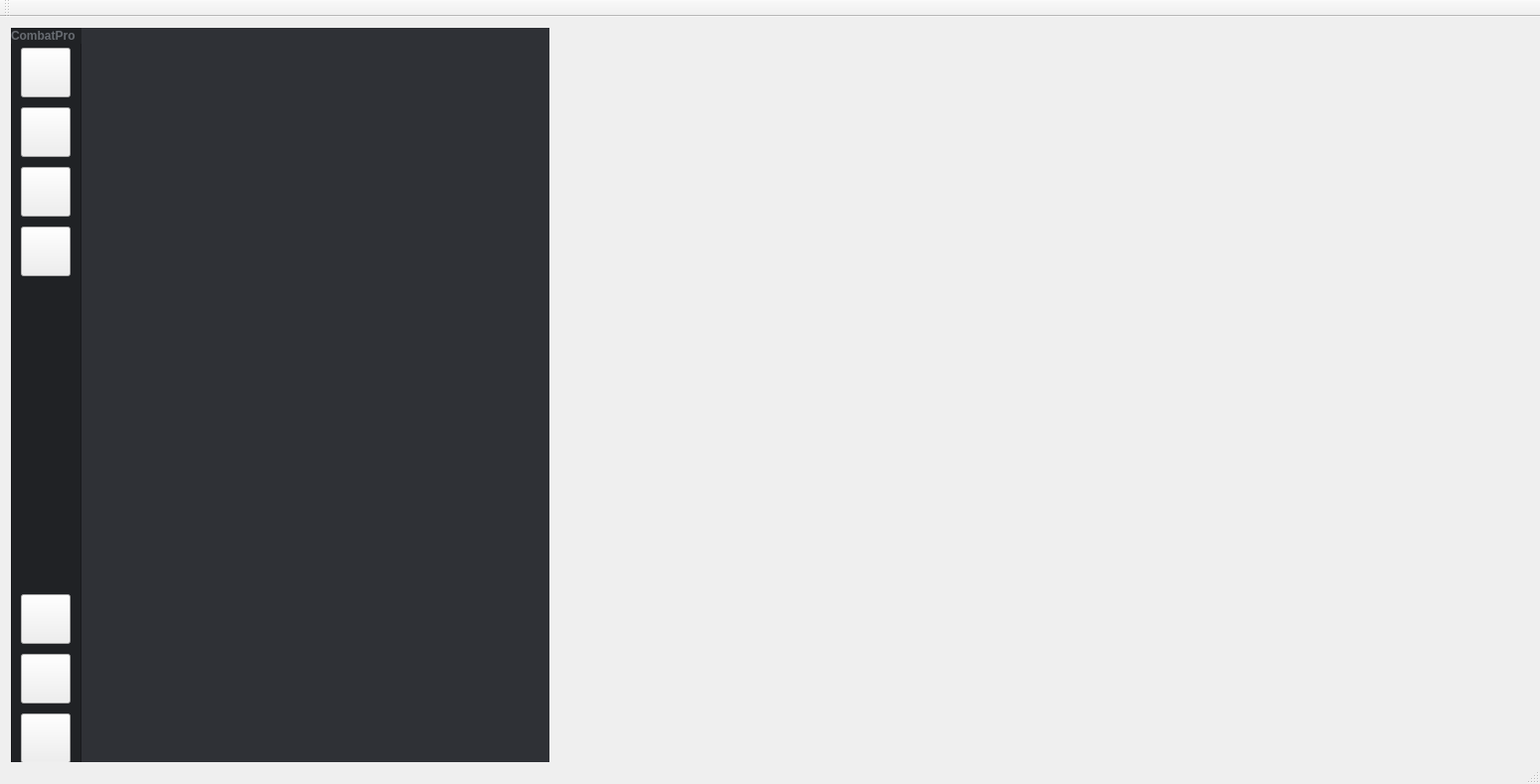
<?xml version="1.0" encoding="UTF-8"?>
<ui version="4.0">
 <class>MainWindow</class>
 <widget class="QMainWindow" name="MainWindow">
  <property name="geometry">
   <rect>
    <x>0</x>
    <y>0</y>
    <width>1550</width>
    <height>789</height>
   </rect>
  </property>
  <property name="windowTitle">
   <string>CombatPro</string>
  </property>
  <widget class="QWidget" name="centralWidget">
   <widget class="QCustomPlot" name="graph" native="true">
    <property name="geometry">
     <rect>
      <x>540</x>
      <y>0</y>
      <width>1011</width>
      <height>761</height>
     </rect>
    </property>
    <layout class="QGridLayout" name="gridLayout_2"/>
   </widget>
   <widget class="QWidget" name="layoutWidget">
    <property name="geometry">
     <rect>
      <x>0</x>
      <y>0</y>
      <width>662</width>
      <height>761</height>
     </rect>
    </property>
    <layout class="QHBoxLayout" name="horizontalLayout">
     <property name="spacing">
      <number>0</number>
     </property>
     <property name="rightMargin">
      <number>119</number>
     </property>
     <property name="bottomMargin">
      <number>1</number>
     </property>
     <item>
      <widget class="QFrame" name="btn_frame">
       <property name="minimumSize">
        <size>
         <width>71</width>
         <height>0</height>
        </size>
       </property>
       <property name="maximumSize">
        <size>
         <width>71</width>
         <height>16777215</height>
        </size>
       </property>
       <property name="styleSheet">
        <string notr="true">QFrame {
		background-color: rgb(32, 34, 37);
}</string>
       </property>
       <property name="frameShape">
        <enum>QFrame::StyledPanel</enum>
       </property>
       <property name="frameShadow">
        <enum>QFrame::Raised</enum>
       </property>
       <widget class="QToolButton" name="read_in_btn">
        <property name="geometry">
         <rect>
          <x>10</x>
          <y>200</y>
          <width>50</width>
          <height>50</height>
         </rect>
        </property>
        <property name="minimumSize">
         <size>
          <width>50</width>
          <height>50</height>
         </size>
        </property>
        <property name="maximumSize">
         <size>
          <width>50</width>
          <height>50</height>
         </size>
        </property>
        <property name="styleSheet">
         <string notr="true">QToolButton { 
           image: url(:/image/Resources/image/read-in.png);
           icon-size: 24px;
           border: none;
};</string>
        </property>
        <property name="text">
         <string/>
        </property>
       </widget>
       <widget class="QToolButton" name="pos_in_btn">
        <property name="geometry">
         <rect>
          <x>10</x>
          <y>20</y>
          <width>50</width>
          <height>50</height>
         </rect>
        </property>
        <property name="minimumSize">
         <size>
          <width>50</width>
          <height>50</height>
         </size>
        </property>
        <property name="maximumSize">
         <size>
          <width>50</width>
          <height>50</height>
         </size>
        </property>
        <property name="styleSheet">
         <string notr="true">QToolButton { 
           image: url(:/image/Resources/image/pos-in-active.png);
           icon-size: 24px;
           border: none;
};</string>
        </property>
        <property name="text">
         <string/>
        </property>
        <property name="checkable">
         <bool>false</bool>
        </property>
       </widget>
       <widget class="QToolButton" name="angp_in_btn">
        <property name="geometry">
         <rect>
          <x>10</x>
          <y>80</y>
          <width>50</width>
          <height>50</height>
         </rect>
        </property>
        <property name="minimumSize">
         <size>
          <width>50</width>
          <height>50</height>
         </size>
        </property>
        <property name="maximumSize">
         <size>
          <width>50</width>
          <height>50</height>
         </size>
        </property>
        <property name="styleSheet">
         <string notr="true">QToolButton { 
           image: url(:/image/Resources/image/angp-in.png);
           icon-size: 24px;
           border: none;
};</string>
        </property>
        <property name="text">
         <string/>
        </property>
       </widget>
       <widget class="QToolButton" name="avp_in_btn">
        <property name="geometry">
         <rect>
          <x>10</x>
          <y>140</y>
          <width>50</width>
          <height>50</height>
         </rect>
        </property>
        <property name="minimumSize">
         <size>
          <width>50</width>
          <height>50</height>
         </size>
        </property>
        <property name="maximumSize">
         <size>
          <width>50</width>
          <height>50</height>
         </size>
        </property>
        <property name="styleSheet">
         <string notr="true">QToolButton { 
           image: url(:/image/Resources/image/avp-in.png);
           icon-size: 30px;
           border: none;
};</string>
        </property>
        <property name="text">
         <string/>
        </property>
       </widget>
       <widget class="QToolButton" name="angp_out_btn">
        <property name="geometry">
         <rect>
          <x>10</x>
          <y>570</y>
          <width>50</width>
          <height>50</height>
         </rect>
        </property>
        <property name="minimumSize">
         <size>
          <width>50</width>
          <height>50</height>
         </size>
        </property>
        <property name="maximumSize">
         <size>
          <width>50</width>
          <height>50</height>
         </size>
        </property>
        <property name="styleSheet">
         <string notr="true">QToolButton { 
           image: url(:/image/Resources/image/angp-out.png);
           icon-size: 24px;
           border: none;
};</string>
        </property>
        <property name="text">
         <string/>
        </property>
       </widget>
       <widget class="QToolButton" name="area_out_btn">
        <property name="geometry">
         <rect>
          <x>10</x>
          <y>690</y>
          <width>50</width>
          <height>50</height>
         </rect>
        </property>
        <property name="minimumSize">
         <size>
          <width>50</width>
          <height>50</height>
         </size>
        </property>
        <property name="maximumSize">
         <size>
          <width>50</width>
          <height>50</height>
         </size>
        </property>
        <property name="styleSheet">
         <string notr="true">QToolButton { 
           image: url(:/image/Resources/image/area-out.png);
           icon-size: 24px;
           border: none;
};</string>
        </property>
        <property name="text">
         <string/>
        </property>
       </widget>
       <widget class="QToolButton" name="avp_out_btn">
        <property name="geometry">
         <rect>
          <x>10</x>
          <y>630</y>
          <width>50</width>
          <height>50</height>
         </rect>
        </property>
        <property name="minimumSize">
         <size>
          <width>50</width>
          <height>50</height>
         </size>
        </property>
        <property name="maximumSize">
         <size>
          <width>50</width>
          <height>50</height>
         </size>
        </property>
        <property name="styleSheet">
         <string notr="true">QToolButton { 
           image: url(:/image/Resources/image/avp-out.png);
           icon-size: 24px;
           border: none;
};</string>
        </property>
        <property name="text">
         <string/>
        </property>
       </widget>
       <widget class="QLabel" name="label">
        <property name="geometry">
         <rect>
          <x>0</x>
          <y>0</y>
          <width>71</width>
          <height>16</height>
         </rect>
        </property>
        <property name="font">
         <font>
          <family>Arial</family>
         </font>
        </property>
        <property name="contextMenuPolicy">
         <enum>Qt::PreventContextMenu</enum>
        </property>
        <property name="styleSheet">
         <string notr="true">color: rgb(104, 108, 114)</string>
        </property>
        <property name="text">
         <string>&lt;html&gt;&lt;head/&gt;&lt;body&gt;&lt;p&gt;&lt;span style=&quot; font-size:9pt; font-weight:600;&quot;&gt;CombatPro&lt;/span&gt;&lt;/p&gt;&lt;/body&gt;&lt;/html&gt;</string>
        </property>
       </widget>
      </widget>
     </item>
     <item>
      <widget class="QFrame" name="config_frame">
       <property name="minimumSize">
        <size>
         <width>471</width>
         <height>0</height>
        </size>
       </property>
       <property name="maximumSize">
        <size>
         <width>471</width>
         <height>16777215</height>
        </size>
       </property>
       <property name="styleSheet">
        <string notr="true">QFrame {
	background: rgb(47, 49, 54);
	border: none;
}

QGroupBox {
	title: white;
	color: white;
}

QLabel { 
	color: white;
}
</string>
       </property>
       <property name="frameShape">
        <enum>QFrame::StyledPanel</enum>
       </property>
       <property name="frameShadow">
        <enum>QFrame::Raised</enum>
       </property>
       <widget class="QWidget" name="gridLayoutWidget">
        <property name="geometry">
         <rect>
          <x>10</x>
          <y>10</y>
          <width>441</width>
          <height>301</height>
         </rect>
        </property>
        <layout class="QGridLayout" name="data_in_layout">
         <property name="spacing">
          <number>0</number>
         </property>
        </layout>
       </widget>
       <widget class="QWidget" name="gridLayoutWidget_2">
        <property name="geometry">
         <rect>
          <x>10</x>
          <y>570</y>
          <width>441</width>
          <height>151</height>
         </rect>
        </property>
        <layout class="QGridLayout" name="data_out_layout"/>
       </widget>
      </widget>
     </item>
    </layout>
   </widget>
  </widget>
  <widget class="QMenuBar" name="menuBar">
   <property name="enabled">
    <bool>true</bool>
   </property>
   <property name="geometry">
    <rect>
     <x>0</x>
     <y>0</y>
     <width>1550</width>
     <height>21</height>
    </rect>
   </property>
  </widget>
  <widget class="QToolBar" name="mainToolBar">
   <property name="enabled">
    <bool>true</bool>
   </property>
   <attribute name="toolBarArea">
    <enum>TopToolBarArea</enum>
   </attribute>
   <attribute name="toolBarBreak">
    <bool>false</bool>
   </attribute>
  </widget>
  <widget class="QStatusBar" name="statusBar"/>
 </widget>
 <layoutdefault spacing="6" margin="11"/>
 <customwidgets>
  <customwidget>
   <class>QCustomPlot</class>
   <extends>QWidget</extends>
   <header>QCustomPlot/qcustomplot.h</header>
   <container>1</container>
  </customwidget>
 </customwidgets>
 <resources/>
 <connections/>
</ui>
